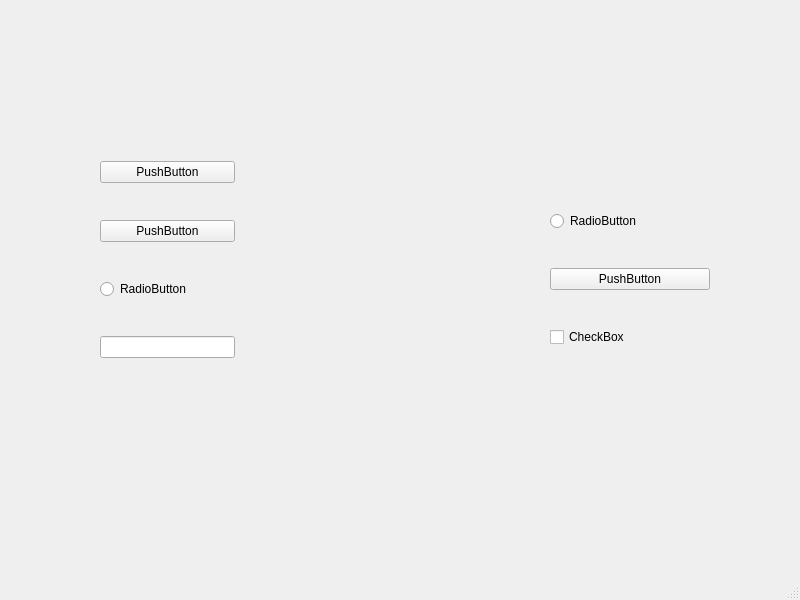
<?xml version="1.0" encoding="UTF-8"?>
<ui version="4.0">
 <class>MainWindow</class>
 <widget class="QMainWindow" name="MainWindow">
  <property name="geometry">
   <rect>
    <x>0</x>
    <y>0</y>
    <width>800</width>
    <height>600</height>
   </rect>
  </property>
  <property name="windowTitle">
   <string>MainWindow</string>
  </property>
  <widget class="QWidget" name="centralwidget">
   <widget class="QWidget" name="verticalLayoutWidget">
    <property name="geometry">
     <rect>
      <x>550</x>
      <y>180</y>
      <width>160</width>
      <height>201</height>
     </rect>
    </property>
    <layout class="QVBoxLayout" name="verticalLayout_2">
     <item>
      <widget class="QRadioButton" name="radioButton_2">
       <property name="text">
        <string>RadioButton</string>
       </property>
      </widget>
     </item>
     <item>
      <widget class="QPushButton" name="pushButton_3">
       <property name="text">
        <string>PushButton</string>
       </property>
      </widget>
     </item>
     <item>
      <widget class="QCheckBox" name="checkBox">
       <property name="text">
        <string>CheckBox</string>
       </property>
      </widget>
     </item>
    </layout>
   </widget>
   <widget class="QWidget" name="">
    <property name="geometry">
     <rect>
      <x>100</x>
      <y>130</y>
      <width>135</width>
      <height>261</height>
     </rect>
    </property>
    <layout class="QVBoxLayout" name="verticalLayout">
     <item>
      <widget class="QPushButton" name="pushButton">
       <property name="text">
        <string>PushButton</string>
       </property>
      </widget>
     </item>
     <item>
      <widget class="QPushButton" name="pushButton_2">
       <property name="text">
        <string>PushButton</string>
       </property>
      </widget>
     </item>
     <item>
      <widget class="QRadioButton" name="radioButton">
       <property name="text">
        <string>RadioButton</string>
       </property>
      </widget>
     </item>
     <item>
      <widget class="QLineEdit" name="lineEdit"/>
     </item>
    </layout>
   </widget>
  </widget>
  <widget class="QMenuBar" name="menubar">
   <property name="geometry">
    <rect>
     <x>0</x>
     <y>0</y>
     <width>800</width>
     <height>23</height>
    </rect>
   </property>
  </widget>
  <widget class="QStatusBar" name="statusbar"/>
 </widget>
 <resources/>
 <connections/>
</ui>
